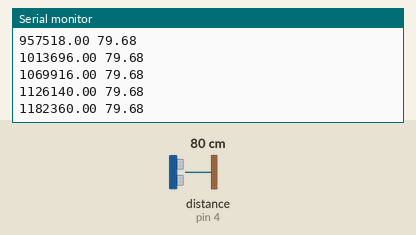
This sketch was run on a simulated Arduino Uno, built with avr-gcc and run on an emulated ATmega328P. On the bench: the last lines printed to the serial monitor. Wiring (inferred from the names in the program): ultrasonic range finder: trigger pin 2; echo pin 4. The inputs (shaded band) are chosen by the test bench; at power-on: distance to the obstacle (sensor on pin 4) 80 cm. The echo pulse lasts 58.3 µs per cm.

Above: at 1.2 s.
1.3 s: distance to the obstacle (sensor on pin 4) set to 2 cm
At 1.31 s:
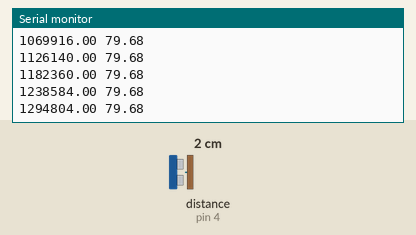
4.3 s: distance to the obstacle (sensor on pin 4) set to 4 cm
At 4.31 s:
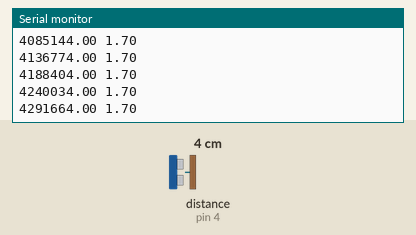
Timing chart, 0 to 7.3 s (numbered marks = the images above; inputs shaded):
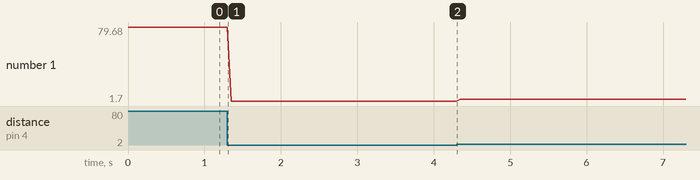

Measured:
- plotted number 1: 79.68 → 1.7 after the input at 1.3 s

The sketch:

distanceMeasurement.ino
```cpp
  /*
  #define TRIG 2
  #define ECHO 4

  #define V 343.
  #define CONV (1.e-6*100.)
*/
  int TRIG = 2;
  int ECHO = 4;
  float V = 343.;
  float CONV = 1.e-6*100.;

  void setup() {
    Serial.begin(9600);
    pinMode(TRIG, OUTPUT);
    pinMode(ECHO, INPUT);
    digitalWrite(TRIG, LOW);
  }

  void doMeasurement() {
    digitalWrite(TRIG, HIGH);
    delayMicroseconds(10);
    digitalWrite(TRIG, LOW);
    unsigned long t0 = micros();
    unsigned long ut = pulseIn(ECHO, HIGH);
    unsigned long t1 = micros();
    float d = V*ut*CONV/2.;
    Serial.print((t0+t1)/2.);
    Serial.print(" ");
    Serial.println(d);
  }

  void loop() {
    doMeasurement();
    delay(50);
  }
```
